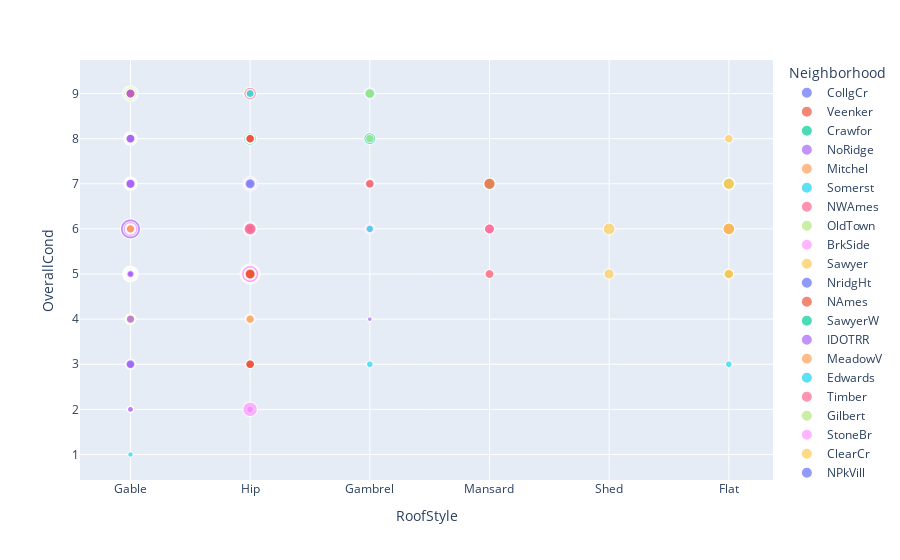

The notebook cell this image was saved under:
### Code cell
px.scatter(df,x = 'RoofStyle',y='OverallCond',color='Neighborhood', size='SalePrice')

### Figure 1 — Plotly figure (JSON) as saved in the notebook; plotly's stock layout.template omitted (floating-point values rounded to 4 significant figures; data arrays with more than 128 entries replaced by an {"elided": "..."} marker saying what was removed)
{"data": [{"hovertemplate": "Neighborhood=CollgCr<br>RoofStyle=%{x}<br>OverallCond=%{y}<br>SalePrice=%{marker.size}<extra></extra>", "legendgroup": "CollgCr", "marker": {"color": "#636efa", "size": {"elided": "149 int values"}, "sizemode": "area", "sizeref": 1888.0, "symbol": "circle"}, "mode": "markers", "name": "CollgCr", "showlegend": true, "type": "scattergl", "x": {"elided": "149 str values"}, "xaxis": "x", "y": {"elided": "149 int values"}, "yaxis": "y"}, {"hovertemplate": "Neighborhood=Veenker<br>RoofStyle=%{x}<br>OverallCond=%{y}<br>SalePrice=%{marker.size}<extra></extra>", "legendgroup": "Veenker", "marker": {"color": "#EF553B", "size": [181500, 385000, 162500, 324000, 245500, 165000, 270000, 187000, 218000, 194000, 294000], "sizemode": "area", "sizeref": 1888.0, "symbol": "circle"}, "mode": "markers", "name": "Veenker", "showlegend": true, "type": "scattergl", "x": ["Gable", "Gable", "Gable", "Gable", "Gable", "Gable", "Hip", "Hip", "Gable", "Gable", "Gable"], "xaxis": "x", "y": [8, 5, 6, 5, 5, 6, 5, 7, 8, 7, 7], "yaxis": "y"}, {"hovertemplate": "Neighborhood=Crawfor<br>RoofStyle=%{x}<br>OverallCond=%{y}<br>SalePrice=%{marker.size}<extra></extra>", "legendgroup": "Crawfor", "marker": {"color": "#00cc96", "size": [140000, 163500, 217000, 259500, 200100, 315000, 311500, 235000, 158500, 157000, 177000, 239000, 90350, 188700, 289000, 96500, 234000, 217500, 359100, 149000, 137500, 257500, 222000, 164000, 189950, 250000, 145000, 145000, 160000, 165000, 119750, 220000, 219500, 174500, 230000, 224000, 239000, 154900, 392500, 138887, 230000, 381000, 139000, 177500, 335000, 177000, 275000, 223000, 191000, 266500], "sizemode": "area", "sizeref": 1888.0, "symbol": "circle"}, "mode": "markers", "name": "Crawfor", "showlegend": true, "type": "scattergl", "x": ["Gable", "Gable", "Hip", "Gambrel", "Gable", "Hip", "Gable", "Hip", "Gable", "Hip", "Gable", "Hip", "Gable", "Hip", "Gable", "Gable", "Gambrel", "Gable", "Gable", "Gable", "Gable", "Hip", "Hip", "Gable", "Gable", "Gable", "Gable", "Gable", "Gable", "Hip", "Gable", "Gable", "Gable", "Gable", "Gable", "Hip", "Gable", "Gable", "Hip", "Gable", "Gable", "Gable", "Gable", "Gable", "Gable", "Gable", "Hip", "Gable", "Gable", "Gable"], "xaxis": "x", "y": [5, 7, 5, 8, 6, 8, 9, 5, 8, 5, 7, 6, 6, 7, 8, 5, 9, 6, 6, 6, 5, 7, 9, 5, 8, 7, 6, 6, 7, 7, 7, 7, 6, 7, 7, 7, 8, 6, 5, 5, 7, 9, 6, 7, 8, 6, 5, 5, 7, 9], "yaxis": "y"}, {"hovertemplate": "Neighborhood=NoRidge<br>RoofStyle=%{x}<br>OverallCond=%{y}<br>SalePrice=%{marker.size}<extra></extra>", "legendgroup": "NoRidge", "marker": {"color": "#ab63fa", "size": [250000, 260000, 290000, 403000, 290000, 260000, 280000, 258000, 315000, 430000, 265000, 315750, 248000, 268000, 350000, 402000, 221000, 755000, 341000, 260400, 290000, 337000, 269790, 336000, 348000, 310000, 248000, 325000, 625000, 285000, 745000, 262000, 301500, 290000, 302000, 333168, 190000, 410000, 466500, 340000, 271000], "sizemode": "area", "sizeref": 1888.0, "symbol": "circle"}, "mode": "markers", "name": "NoRidge", "showlegend": true, "type": "scattergl", "x": ["Gable", "Hip", "Gable", "Gable", "Gable", "Gable", "Gable", "Hip", "Gable", "Hip", "Gable", "Gable", "Gable", "Gable", "Hip", "Hip", "Gable", "Gable", "Hip", "Hip", "Gable", "Gable", "Gable", "Hip", "Gable", "Gable", "Gable", "Gable", "Hip", "Hip", "Hip", "Gable", "Hip", "Hip", "Gable", "Gable", "Gable", "Hip", "Hip", "Gable", "Gable"], "xaxis": "x", "y": [5, 5, 5, 5, 7, 5, 5, 5, 5, 5, 5, 5, 5, 5, 6, 7, 5, 6, 5, 5, 5, 5, 5, 5, 5, 7, 6, 5, 5, 5, 5, 5, 5, 5, 5, 5, 5, 5, 5, 5, 5], "yaxis": "y"}, {"hovertemplate": "Neighborhood=Mitchel<br>RoofStyle=%{x}<br>OverallCond=%{y}<br>SalePrice=%{marker.size}<extra></extra>", "legendgroup": "Mitchel", "marker": {"color": "#FFA15A", "size": [143000, 239686, 129500, 153500, 171000, 173000, 171500, 124500, 201000, 142500, 156000, 215000, 206300, 113000, 188000, 164000, 134000, 129500, 170000, 138000, 147000, 160000, 162000, 135000, 165500, 146800, 271000, 132250, 131000, 150900, 143000, 172000, 126000, 240000, 115000, 93500, 196000, 171000, 119500, 168000, 165000, 169900, 130000, 139000, 130500, 112000, 160000, 157900, 84500], "sizemode": "area", "sizeref": 1888.0, "symbol": "circle"}, "mode": "markers", "name": "Mitchel", "showlegend": true, "type": "scattergl", "x": ["Gable", "Gable", "Gable", "Hip", "Gable", "Gable", "Gable", "Gable", "Gable", "Gable", "Gable", "Gable", "Gable", "Hip", "Gable", "Hip", "Gable", "Gable", "Gable", "Gable", "Gable", "Gable", "Hip", "Gable", "Gable", "Gable", "Hip", "Gable", "Gable", "Gable", "Gable", "Gable", "Gable", "Hip", "Hip", "Gable", "Gable", "Gable", "Gable", "Gable", "Hip", "Gable", "Gable", "Mansard", "Gable", "Gable", "Gable", "Gable", "Gable"], "xaxis": "x", "y": [5, 5, 6, 5, 5, 5, 6, 7, 5, 6, 6, 5, 5, 5, 5, 5, 5, 7, 5, 8, 5, 7, 5, 5, 6, 5, 5, 5, 5, 5, 4, 4, 5, 5, 4, 5, 5, 6, 5, 4, 5, 5, 6, 5, 9, 5, 5, 7, 5], "yaxis": "y"}, {"hovertemplate": "Neighborhood=Somerst<br>RoofStyle=%{x}<br>OverallCond=%{y}<br>SalePrice=%{marker.size}<extra></extra>", "legendgroup": "Somerst", "marker": {"color": "#19d3f3", "size": [307000, 249700, 172500, 245000, 164500, 250000, 176000, 254900, 177000, 311872, 252678, 262500, 207500, 266000, 185000, 244600, 164700, 239000, 270000, 340000, 187750, 241000, 339750, 222000, 210000, 263435, 226700, 208300, 176000, 263000, 146000, 151000, 168500, 226000, 370878, 423000, 227875, 148800, 196000, 172500, 179400, 215200, 264132, 225000, 227680, 232600, 147400, 151000, 250580, 303477, 328900, 255000, 173733, 320000, 253000, 155000, 165000, 197000, 232000, 252000, 197000, 160000, 235128, 171900, 174000, 290000, 229456, 214000, 248328, 186500, 183900, 232000, 208900, 147000, 227000, 177500, 144152, 216000, 250000, 282922, 310000, 287090, 185000], "sizemode": "area", "sizeref": 1888.0, "symbol": "circle"}, "mode": "markers", "name": "Somerst", "showlegend": true, "type": "scattergl", "x": ["Gable", "Gable", "Gable", "Gable", "Gable", "Hip", "Gable", "Gable", "Gable", "Hip", "Gable", "Gable", "Gable", "Gable", "Gable", "Gable", "Gable", "Hip", "Gable", "Gable", "Gable", "Gable", "Gable", "Gable", "Gable", "Gable", "Gable", "Gable", "Gable", "Gable", "Gable", "Gable", "Gable", "Gable", "Gable", "Gable", "Gable", "Gable", "Gable", "Gable", "Gable", "Gable", "Gable", "Gable", "Gable", "Gable", "Gable", "Gable", "Gable", "Gable", "Gable", "Gable", "Gable", "Hip", "Gable", "Hip", "Gable", "Gable", "Gable", "Gable", "Gable", "Gable", "Gable", "Gable", "Gable", "Hip", "Gable", "Gable", "Hip", "Gable", "Hip", "Gable", "Gable", "Gable", "Hip", "Gable", "Gable", "Gable", "Gable", "Gable", "Gable", "Gable", "Gable"], "xaxis": "x", "y": [5, 5, 5, 5, 5, 5, 5, 5, 5, 5, 5, 5, 5, 5, 5, 5, 5, 5, 5, 5, 5, 5, 5, 5, 5, 5, 5, 5, 5, 5, 5, 5, 5, 5, 5, 5, 6, 5, 5, 5, 5, 5, 5, 5, 5, 5, 5, 5, 5, 5, 5, 5, 5, 5, 5, 5, 5, 5, 5, 5, 5, 5, 5, 5, 5, 5, 5, 5, 6, 5, 5, 5, 5, 5, 5, 5, 5, 5, 5, 5, 5, 5, 5], "yaxis": "y"}, {"hovertemplate": "Neighborhood=NWAmes<br>RoofStyle=%{x}<br>OverallCond=%{y}<br>SalePrice=%{marker.size}<extra></extra>", "legendgroup": "NWAmes", "marker": {"color": "#FF6692", "size": [200000, 205000, 190000, 181000, 174000, 190000, 179900, 241500, 175500, 235000, 175000, 260000, 187500, 202500, 190000, 215000, 175500, 190000, 175000, 158000, 213250, 229000, 148000, 240000, 165150, 82500, 152000, 197900, 140000, 165000, 157000, 299800, 196500, 161500, 181000, 152000, 250000, 207500, 175000, 176000, 197500, 272000, 195000, 185000, 136905, 227000, 173000, 278000, 180000, 154000, 145000, 157000, 205000, 197500, 185000, 153500, 170000, 178000, 185750, 162000, 197900, 143000, 162900, 167900, 135000, 262500, 170000, 250000, 215000, 179900, 182900, 197000, 210000], "sizemode": "area", "sizeref": 1888.0, "symbol": "circle"}, "mode": "markers", "name": "NWAmes", "showlegend": true, "type": "scattergl", "x": ["Gable", "Gable", "Hip", "Gable", "Hip", "Gable", "Gable", "Gable", "Gable", "Gable", "Mansard", "Gable", "Gable", "Gable", "Gable", "Gable", "Hip", "Mansard", "Gable", "Gable", "Hip", "Gable", "Gable", "Gable", "Gable", "Hip", "Mansard", "Gable", "Hip", "Hip", "Gable", "Hip", "Gable", "Gable", "Hip", "Gable", "Gable", "Gable", "Gable", "Gable", "Hip", "Gable", "Gable", "Hip", "Gable", "Gable", "Hip", "Hip", "Gable", "Gable", "Gable", "Gable", "Hip", "Gable", "Hip", "Gable", "Gable", "Hip", "Hip", "Gable", "Gable", "Hip", "Gable", "Gable", "Gable", "Hip", "Gable", "Gable", "Gable", "Gable", "Gable", "Hip", "Gable"], "xaxis": "x", "y": [6, 7, 6, 5, 6, 5, 6, 5, 6, 7, 6, 7, 5, 7, 5, 7, 6, 6, 6, 6, 5, 5, 6, 7, 5, 5, 5, 7, 5, 5, 6, 9, 5, 5, 6, 5, 7, 6, 6, 5, 7, 7, 6, 6, 6, 6, 8, 5, 5, 6, 7, 5, 6, 7, 6, 6, 6, 7, 7, 6, 5, 5, 5, 5, 5, 7, 6, 5, 6, 6, 7, 6, 6], "yaxis": "y"}, {"hovertemplate": "Neighborhood=OldTown<br>RoofStyle=%{x}<br>OverallCond=%{y}<br>SalePrice=%{marker.size}<extra></extra>", "legendgroup": "OldTown", "marker": {"color": "#B6E880", "size": [129900, 113000, 140000, 80000, 107400, 110000, 133900, 100000, 115000, 87000, 125000, 103200, 152000, 128500, 100000, 200000, 475000, 135000, 104000, 112000, 110000, 107000, 110500, 79000, 137000, 97000, 130000, 73000, 295000, 119900, 178000, 126175, 105900, 109000, 115000, 135000, 79900, 116000, 120000, 110000, 98000, 161000, 89471, 155000, 160000, 91300, 124500, 161000, 106250, 125000, 112500, 131500, 325000, 114504, 124000, 144000, 93000, 87000, 109500, 108480, 140000, 159500, 163000, 132000, 265979, 96500, 128000, 139000, 107900, 106000, 93000, 153500, 157500, 153900, 66500, 124900, 37900, 117000, 168000, 86000, 85000, 87000, 90000, 110500, 170000, 117000, 140000, 117500, 116900, 143000, 115000, 120000, 95000, 125000, 144000, 129500, 122000, 107500, 147000, 256000, 52500, 108500, 122000, 105000, 157000, 136000, 163000, 105000, 125500, 122500, 119000, 64500, 149700], "sizemode": "area", "sizeref": 1888.0, "symbol": "circle"}, "mode": "markers", "name": "OldTown", "showlegend": true, "type": "scattergl", "x": ["Gable", "Gable", "Gable", "Gable", "Gambrel", "Gable", "Hip", "Mansard", "Gable", "Gable", "Gable", "Gable", "Gable", "Gable", "Gable", "Gable", "Gable", "Gable", "Gable", "Gable", "Gable", "Gable", "Gable", "Gable", "Gable", "Gable", "Gable", "Gable", "Gable", "Gable", "Gable", "Gable", "Gable", "Gable", "Gable", "Gable", "Gable", "Gable", "Gable", "Hip", "Gable", "Hip", "Hip", "Gable", "Gable", "Gable", "Hip", "Gambrel", "Gable", "Gable", "Hip", "Gable", "Gable", "Gable", "Gable", "Gable", "Gable", "Gable", "Gable", "Gable", "Gable", "Gable", "Gable", "Gable", "Mansard", "Gable", "Gable", "Gable", "Gable", "Hip", "Gable", "Gable", "Gable", "Gable", "Gable", "Hip", "Gable", "Hip", "Gable", "Gable", "Hip", "Gable", "Gable", "Gable", "Gable", "Gable", "Gable", "Gable", "Gable", "Hip", "Gable", "Hip", "Gable", "Gambrel", "Gable", "Gable", "Hip", "Gable", "Gable", "Gable", "Gable", "Hip", "Gable", "Gable", "Hip", "Gable", "Gable", "Gable", "Gable", "Gable", "Gable", "Gable", "Gable"], "xaxis": "x", "y": [5, 5, 6, 6, 6, 6, 6, 7, 5, 7, 5, 6, 7, 6, 6, 5, 9, 7, 6, 6, 7, 4, 9, 4, 8, 5, 7, 5, 9, 7, 7, 8, 8, 6, 6, 8, 7, 8, 7, 8, 5, 7, 7, 8, 4, 8, 5, 9, 7, 7, 6, 5, 9, 7, 6, 5, 4, 2, 8, 6, 9, 8, 7, 7, 7, 7, 6, 6, 7, 5, 4, 6, 8, 8, 6, 6, 6, 8, 9, 6, 4, 5, 5, 6, 8, 7, 5, 4, 7, 9, 8, 6, 5, 8, 6, 5, 4, 4, 7, 7, 4, 4, 5, 6, 7, 7, 7, 4, 7, 6, 7, 6, 7], "yaxis": "y"}, {"hovertemplate": "Neighborhood=BrkSide<br>RoofStyle=%{x}<br>OverallCond=%{y}<br>SalePrice=%{marker.size}<extra></extra>", "legendgroup": "BrkSide", "marker": {"color": "#FF97FF", "size": [118000, 132000, 68500, 114500, 127000, 105000, 115000, 127000, 76500, 205000, 153575, 214500, 140200, 145000, 100000, 119000, 162900, 110000, 184000, 159000, 128000, 39300, 210000, 113000, 133000, 130000, 79500, 60000, 141500, 89000, 52000, 129000, 100000, 223500, 109500, 88000, 79900, 116500, 167500, 85500, 121600, 128000, 102000, 144000, 149000, 117000, 80500, 127500, 180500, 132500, 72500, 82500, 134900, 131000, 137500, 120000, 207000, 121000], "sizemode": "area", "sizeref": 1888.0, "symbol": "circle"}, "mode": "markers", "name": "BrkSide", "showlegend": true, "type": "scattergl", "x": ["Gable", "Gable", "Gable", "Gable", "Gable", "Gable", "Gable", "Gable", "Gable", "Gable", "Gable", "Gable", "Gable", "Gable", "Gable", "Gable", "Gable", "Gable", "Gable", "Gable", "Gable", "Gable", "Gable", "Gable", "Gable", "Gable", "Gable", "Gable", "Gable", "Gable", "Gable", "Gable", "Gable", "Gable", "Gable", "Gable", "Gable", "Gable", "Gable", "Gable", "Gable", "Gable", "Gable", "Gable", "Gable", "Gable", "Gable", "Gable", "Gambrel", "Gable", "Hip", "Hip", "Gable", "Gable", "Gable", "Gable", "Gambrel", "Gable"], "xaxis": "x", "y": [6, 8, 6, 6, 5, 7, 4, 8, 2, 7, 7, 6, 5, 5, 5, 7, 7, 4, 6, 7, 8, 3, 7, 6, 7, 7, 6, 3, 6, 7, 6, 5, 5, 6, 6, 7, 5, 7, 8, 7, 7, 6, 5, 5, 6, 8, 5, 6, 6, 6, 6, 7, 9, 6, 8, 7, 7, 6], "yaxis": "y"}, {"hovertemplate": "Neighborhood=Sawyer<br>RoofStyle=%{x}<br>OverallCond=%{y}<br>SalePrice=%{marker.size}<extra></extra>", "legendgroup": "Sawyer", "marker": {"color": "#FECB52", "size": [129500, 144000, 90000, 154000, 149350, 127000, 136500, 139000, 180000, 125000, 172500, 143900, 125000, 151000, 122000, 108000, 150000, 149500, 62383, 132500, 132500, 130000, 158000, 121500, 164500, 137000, 118500, 135000, 168000, 128500, 138500, 109900, 130500, 131400, 108000, 142000, 175000, 158900, 134900, 142500, 143500, 128000, 171000, 170000, 127000, 131500, 129000, 148000, 172500, 154500, 165000, 135000, 125500, 132000, 139000, 135000, 155000, 133000, 130000, 140000, 94000, 80000, 129000, 108959, 158000, 148000, 145000, 125000, 112000, 134000, 190000, 137000, 112000, 129000], "sizemode": "area", "sizeref": 1888.0, "symbol": "circle"}, "mode": "markers", "name": "Sawyer", "showlegend": true, "type": "scattergl", "x": ["Hip", "Hip", "Gable", "Gable", "Gable", "Gable", "Hip", "Gable", "Gable", "Gable", "Gable", "Gable", "Gable", "Gable", "Gable", "Gable", "Gable", "Hip", "Gable", "Hip", "Gable", "Hip", "Hip", "Hip", "Gable", "Hip", "Gable", "Gable", "Gable", "Hip", "Gable", "Gable", "Gable", "Hip", "Gable", "Hip", "Gable", "Hip", "Hip", "Hip", "Gable", "Gable", "Gable", "Hip", "Gable", "Hip", "Gable", "Gable", "Hip", "Hip", "Gable", "Gable", "Gable", "Hip", "Gable", "Gable", "Gable", "Gable", "Gable", "Gable", "Gable", "Gable", "Gable", "Gable", "Gable", "Gable", "Gable", "Gable", "Gable", "Hip", "Shed", "Hip", "Gable", "Gable"], "xaxis": "x", "y": [5, 6, 5, 8, 6, 7, 5, 5, 6, 5, 5, 5, 5, 7, 5, 8, 4, 7, 5, 6, 7, 7, 5, 6, 6, 6, 5, 6, 6, 5, 8, 7, 8, 6, 5, 8, 6, 5, 5, 5, 5, 7, 5, 4, 8, 4, 5, 7, 5, 8, 5, 7, 6, 5, 6, 5, 4, 5, 7, 6, 8, 3, 5, 4, 7, 5, 9, 5, 5, 5, 5, 6, 7, 5], "yaxis": "y"}, {"hovertemplate": "Neighborhood=NridgHt<br>RoofStyle=%{x}<br>OverallCond=%{y}<br>SalePrice=%{marker.size}<extra></extra>", "legendgroup": "NridgHt", "marker": {"color": "#636efa", "size": [345000, 325300, 256300, 306000, 277500, 309000, 319900, 202500, 317000, 372402, 412500, 220000, 325624, 274900, 386250, 318000, 415298, 207500, 360000, 342643, 354000, 284000, 207000, 266000, 154000, 437154, 318061, 426000, 280000, 555000, 250000, 440000, 380000, 326000, 374000, 202665, 402861, 446261, 255500, 284000, 214000, 253293, 451950, 275000, 314813, 209500, 274000, 194700, 254000, 275500, 395000, 485000, 582933, 224000, 385000, 350000, 611657, 285000, 173000, 395192, 337500, 196000, 185850, 335000, 280000, 318000, 230000, 233170, 367294, 175500, 171750, 281000, 325000, 202500, 315000, 394617], "sizemode": "area", "sizeref": 1888.0, "symbol": "circle"}, "mode": "markers", "name": "NridgHt", "showlegend": true, "type": "scattergl", "x": ["Hip", "Gable", "Gable", "Gable", "Hip", "Gable", "Hip", "Gable", "Gable", "Hip", "Gable", "Gable", "Gable", "Hip", "Hip", "Hip", "Gable", "Gable", "Gable", "Gable", "Gable", "Gable", "Gable", "Hip", "Gable", "Hip", "Hip", "Gable", "Gable", "Hip", "Gable", "Gable", "Hip", "Hip", "Hip", "Gable", "Hip", "Hip", "Gable", "Gable", "Gable", "Hip", "Gable", "Gable", "Hip", "Gable", "Hip", "Gable", "Hip", "Gable", "Hip", "Hip", "Hip", "Gable", "Hip", "Hip", "Hip", "Hip", "Gable", "Hip", "Hip", "Gable", "Gable", "Gable", "Gable", "Hip", "Gable", "Gable", "Hip", "Gable", "Gable", "Gable", "Hip", "Gable", "Hip", "Hip"], "xaxis": "x", "y": [5, 5, 5, 5, 5, 5, 5, 5, 5, 5, 5, 5, 5, 5, 5, 5, 5, 5, 5, 5, 5, 5, 5, 5, 5, 5, 5, 5, 5, 5, 5, 5, 5, 5, 5, 5, 5, 5, 5, 5, 5, 5, 5, 5, 5, 5, 5, 5, 5, 5, 5, 5, 5, 5, 5, 5, 5, 5, 5, 5, 5, 5, 5, 5, 5, 5, 5, 5, 5, 5, 5, 5, 5, 5, 5, 5], "yaxis": "y"}, {"hovertemplate": "Neighborhood=NAmes<br>RoofStyle=%{x}<br>OverallCond=%{y}<br>SalePrice=%{marker.size}<extra></extra>", "legendgroup": "NAmes", "marker": {"color": "#EF553B", "size": {"elided": "225 int values"}, "sizemode": "area", "sizeref": 1888.0, "symbol": "circle"}, "mode": "markers", "name": "NAmes", "showlegend": true, "type": "scattergl", "x": {"elided": "225 str values"}, "xaxis": "x", "y": {"elided": "225 int values"}, "yaxis": "y"}, {"hovertemplate": "Neighborhood=SawyerW<br>RoofStyle=%{x}<br>OverallCond=%{y}<br>SalePrice=%{marker.size}<extra></extra>", "legendgroup": "SawyerW", "marker": {"color": "#00cc96", "size": [159000, 144000, 158000, 178000, 118964, 320000, 153900, 141000, 153337, 277000, 194500, 120000, 205000, 173000, 228500, 179200, 225000, 301000, 82000, 125000, 76000, 228000, 275000, 187000, 215000, 316600, 220000, 193500, 143000, 179000, 144000, 175900, 233000, 171000, 189000, 213000, 152000, 236000, 118858, 142953, 238000, 201000, 193000, 119900, 99500, 262280, 147000, 179900, 239500, 180000, 271900, 107000, 189000, 142500, 179200, 155000, 215000, 257000], "sizemode": "area", "sizeref": 1888.0, "symbol": "circle"}, "mode": "markers", "name": "SawyerW", "showlegend": true, "type": "scattergl", "x": ["Gable", "Gable", "Gable", "Gable", "Gable", "Hip", "Gable", "Gable", "Gable", "Gable", "Gable", "Gable", "Gable", "Gable", "Gable", "Gable", "Gable", "Gable", "Gable", "Gable", "Gable", "Gable", "Gable", "Gable", "Gable", "Gable", "Gable", "Gable", "Gable", "Gable", "Gable", "Gable", "Gable", "Gable", "Gable", "Gable", "Hip", "Gable", "Gable", "Gable", "Gable", "Gable", "Gable", "Gable", "Gable", "Hip", "Gable", "Hip", "Gable", "Gable", "Hip", "Gable", "Gable", "Gable", "Gable", "Gable", "Gable", "Gable"], "xaxis": "x", "y": [5, 7, 5, 5, 5, 5, 5, 5, 5, 5, 7, 6, 5, 5, 6, 5, 5, 5, 4, 5, 3, 5, 5, 5, 5, 8, 5, 5, 5, 5, 5, 5, 5, 6, 5, 5, 5, 5, 5, 5, 5, 5, 5, 5, 5, 5, 6, 5, 5, 5, 7, 4, 5, 5, 5, 5, 5, 5], "yaxis": "y"}, {"hovertemplate": "Neighborhood=IDOTRR<br>RoofStyle=%{x}<br>OverallCond=%{y}<br>SalePrice=%{marker.size}<extra></extra>", "legendgroup": "IDOTRR", "marker": {"color": "#ab63fa", "size": [139400, 40000, 110000, 101000, 85000, 169500, 115000, 100000, 84500, 120500, 152000, 89500, 87000, 78000, 147000, 67000, 119500, 34900, 108000, 141000, 135000, 55000, 102776, 103000, 109900, 55993, 106500, 35311, 91000, 81000, 127000, 118400, 120500, 68400, 55000, 125500, 125500], "sizemode": "area", "sizeref": 1888.0, "symbol": "circle"}, "mode": "markers", "name": "IDOTRR", "showlegend": true, "type": "scattergl", "x": ["Gable", "Gambrel", "Gable", "Gable", "Hip", "Gable", "Gable", "Gable", "Gable", "Gable", "Gable", "Gable", "Gable", "Gable", "Hip", "Gable", "Gable", "Gable", "Gable", "Gable", "Gable", "Hip", "Gable", "Gable", "Gable", "Hip", "Gable", "Gable", "Hip", "Gable", "Gable", "Gable", "Gable", "Gable", "Gable", "Gable", "Gable"], "xaxis": "x", "y": [7, 4, 5, 7, 2, 4, 7, 5, 8, 6, 5, 7, 6, 5, 7, 2, 6, 5, 6, 6, 7, 5, 7, 5, 7, 5, 6, 3, 4, 4, 7, 5, 8, 4, 4, 6, 8], "yaxis": "y"}, {"hovertemplate": "Neighborhood=MeadowV<br>RoofStyle=%{x}<br>OverallCond=%{y}<br>SalePrice=%{marker.size}<extra></extra>", "legendgroup": "MeadowV", "marker": {"color": "#FFA15A", "size": [129900, 91000, 85000, 134000, 81000, 86000, 115000, 75500, 84500, 75000, 88000, 97000, 80000, 151400, 83500, 127000, 92000], "sizemode": "area", "sizeref": 1888.0, "symbol": "circle"}, "mode": "markers", "name": "MeadowV", "showlegend": true, "type": "scattergl", "x": ["Gable", "Gable", "Gable", "Gable", "Gable", "Gable", "Gable", "Gable", "Gable", "Gable", "Gable", "Gable", "Gable", "Gable", "Gable", "Gable", "Gable"], "xaxis": "x", "y": [7, 5, 3, 5, 7, 8, 6, 6, 6, 5, 4, 6, 4, 4, 5, 6, 7], "yaxis": "y"}, {"hovertemplate": "Neighborhood=Edwards<br>RoofStyle=%{x}<br>OverallCond=%{y}<br>SalePrice=%{marker.size}<extra></extra>", "legendgroup": "Edwards", "marker": {"color": "#19d3f3", "size": [82000, 94750, 83000, 136900, 155000, 130000, 79000, 127500, 243000, 120000, 130000, 140000, 98000, 186000, 113000, 148000, 131000, 82500, 95000, 198500, 61000, 81000, 125000, 119000, 129000, 60000, 126000, 110000, 118000, 127500, 148000, 140000, 184750, 86000, 107500, 108000, 108000, 185000, 118500, 225000, 67000, 85000, 155000, 108000, 167000, 137500, 103600, 123500, 135000, 320000, 179000, 98000, 102000, 107000, 116000, 130500, 157000, 135500, 135000, 145900, 150000, 127500, 110000, 125000, 82000, 100000, 176000, 84000, 139600, 84900, 144500, 91500, 159500, 137500, 112000, 118000, 80000, 149900, 235000, 93000, 104900, 113000, 165400, 99900, 177000, 115000, 140000, 160000, 130000, 119000, 111000, 79000, 100000, 117000, 58500, 105000, 274970, 112000, 145000, 147500], "sizemode": "area", "sizeref": 1888.0, "symbol": "circle"}, "mode": "markers", "name": "Edwards", "showlegend": true, "type": "scattergl", "x": ["Gable", "Hip", "Gable", "Gable", "Gable", "Gable", "Gable", "Gable", "Gable", "Hip", "Gable", "Gable", "Gable", "Gable", "Gable", "Hip", "Gable", "Gable", "Gable", "Gable", "Gable", "Gambrel", "Hip", "Gable", "Gable", "Gable", "Gable", "Gable", "Gable", "Hip", "Gable", "Hip", "Hip", "Gable", "Gable", "Gable", "Gable", "Gable", "Gable", "Gable", "Gable", "Gable", "Hip", "Gable", "Hip", "Gable", "Gambrel", "Gable", "Gable", "Hip", "Gable", "Gable", "Gable", "Gable", "Gable", "Gable", "Gable", "Gable", "Gable", "Gable", "Gable", "Flat", "Gable", "Gable", "Flat", "Hip", "Gable", "Gable", "Hip", "Gable", "Hip", "Gable", "Hip", "Gable", "Gable", "Hip", "Gable", "Gable", "Hip", "Gable", "Gable", "Hip", "Gable", "Gable", "Gable", "Hip", "Gable", "Hip", "Gable", "Hip", "Hip", "Gable", "Gable", "Gable", "Gable", "Gable", "Flat", "Gable", "Gable", "Gable"], "xaxis": "x", "y": [5, 5, 5, 4, 5, 5, 5, 7, 7, 6, 5, 5, 6, 5, 4, 7, 4, 5, 6, 5, 1, 3, 6, 8, 6, 3, 6, 8, 4, 5, 5, 7, 5, 7, 7, 5, 6, 7, 5, 8, 3, 7, 5, 5, 7, 5, 6, 7, 6, 5, 5, 3, 5, 5, 7, 6, 5, 7, 6, 7, 3, 5, 5, 5, 3, 5, 5, 3, 5, 7, 6, 3, 6, 5, 3, 9, 4, 4, 7, 5, 7, 6, 5, 8, 7, 7, 5, 5, 5, 6, 5, 6, 6, 5, 3, 5, 7, 7, 5, 6], "yaxis": "y"}, {"hovertemplate": "Neighborhood=Timber<br>RoofStyle=%{x}<br>OverallCond=%{y}<br>SalePrice=%{marker.size}<extra></extra>", "legendgroup": "Timber", "marker": {"color": "#FF6692", "size": [170000, 220000, 269500, 228000, 184000, 375000, 228950, 202900, 175000, 204000, 175000, 315000, 224500, 369900, 305000, 335000, 176000, 312500, 187500, 248900, 187500, 201000, 137500, 270000, 214900, 287000, 293077, 315500, 250000, 186700, 265900, 378500, 180000, 283463, 239000, 281213, 160000], "sizemode": "area", "sizeref": 1888.0, "symbol": "circle"}, "mode": "markers", "name": "Timber", "showlegend": true, "type": "scattergl", "x": ["Gable", "Gable", "Gable", "Hip", "Gable", "Hip", "Gable", "Gable", "Gable", "Hip", "Gable", "Hip", "Gable", "Hip", "Hip", "Hip", "Gable", "Hip", "Gable", "Gable", "Gable", "Gable", "Gable", "Hip", "Gable", "Hip", "Gable", "Hip", "Gable", "Hip", "Hip", "Hip", "Hip", "Gable", "Gable", "Hip", "Gable"], "xaxis": "x", "y": [6, 5, 5, 6, 5, 5, 6, 5, 5, 5, 5, 5, 5, 5, 5, 5, 6, 5, 5, 5, 5, 5, 6, 5, 5, 6, 5, 5, 5, 4, 5, 5, 5, 5, 5, 5, 5], "yaxis": "y"}, {"hovertemplate": "Neighborhood=Gilbert<br>RoofStyle=%{x}<br>OverallCond=%{y}<br>SalePrice=%{marker.size}<extra></extra>", "legendgroup": "Gilbert", "marker": {"color": "#B6E880", "size": [177000, 185000, 168500, 174000, 185000, 180000, 244000, 222500, 320000, 183500, 180500, 200000, 230000, 185000, 141000, 165600, 188500, 192000, 173000, 172400, 179000, 168000, 145000, 181134, 181000, 199900, 172785, 178000, 179665, 175000, 170000, 183200, 230500, 179540, 239900, 236000, 162000, 176000, 194500, 225000, 174000, 169000, 178000, 180000, 240000, 174000, 169990, 222000, 214000, 178900, 160000, 176485, 178000, 187500, 274725, 181000, 188000, 184100, 163900, 259000, 215000, 169000, 173000, 189000, 176000, 219210, 164000, 184000, 190000, 181000, 225000, 176500, 156932, 377500, 193000, 192140, 186500, 175000], "sizemode": "area", "sizeref": 1888.0, "symbol": "circle"}, "mode": "markers", "name": "Gilbert", "showlegend": true, "type": "scattergl", "x": ["Gable", "Gable", "Gable", "Gable", "Gable", "Gable", "Gable", "Gable", "Gable", "Gable", "Gable", "Gable", "Gable", "Gable", "Gable", "Gable", "Gable", "Gable", "Gable", "Gable", "Gable", "Gable", "Hip", "Gable", "Gable", "Gable", "Gable", "Gable", "Gable", "Gable", "Gable", "Gable", "Gable", "Hip", "Gable", "Gable", "Gable", "Gable", "Gable", "Gable", "Gable", "Gable", "Gable", "Gable", "Hip", "Gable", "Gable", "Gable", "Gable", "Gable", "Gable", "Gable", "Gable", "Gable", "Gable", "Gable", "Gable", "Hip", "Gable", "Hip", "Gable", "Gable", "Gable", "Gable", "Gable", "Gable", "Gable", "Gable", "Gable", "Gable", "Gable", "Hip", "Gable", "Gable", "Gable", "Gable", "Gable", "Gable"], "xaxis": "x", "y": [6, 5, 5, 5, 8, 5, 5, 5, 5, 5, 5, 5, 5, 5, 5, 5, 5, 5, 6, 5, 5, 5, 5, 5, 5, 5, 5, 5, 5, 5, 5, 5, 5, 5, 5, 5, 5, 5, 5, 5, 5, 6, 5, 5, 5, 5, 5, 5, 5, 5, 5, 5, 7, 5, 5, 5, 5, 5, 5, 5, 5, 5, 5, 5, 5, 5, 7, 5, 5, 5, 5, 5, 5, 5, 5, 5, 5, 5], "yaxis": "y"}, {"hovertemplate": "Neighborhood=StoneBr<br>RoofStyle=%{x}<br>OverallCond=%{y}<br>SalePrice=%{marker.size}<extra></extra>", "legendgroup": "StoneBr", "marker": {"color": "#FF97FF", "size": [438780, 239000, 501837, 286000, 377426, 394432, 212000, 251000, 325000, 319000, 372500, 207500, 392000, 361919, 189000, 275000, 236500, 180000, 538000, 187500, 556581, 213500, 170000, 278000, 260000], "sizemode": "area", "sizeref": 1888.0, "symbol": "circle"}, "mode": "markers", "name": "StoneBr", "showlegend": true, "type": "scattergl", "x": ["Hip", "Gable", "Hip", "Gable", "Hip", "Hip", "Gable", "Gable", "Hip", "Gable", "Hip", "Gable", "Gable", "Hip", "Gable", "Gable", "Gable", "Gable", "Hip", "Gable", "Hip", "Gable", "Gable", "Gable", "Hip"], "xaxis": "x", "y": [5, 7, 5, 5, 5, 2, 5, 5, 5, 5, 5, 5, 6, 5, 5, 5, 5, 5, 5, 5, 5, 5, 5, 5, 5], "yaxis": "y"}, {"hovertemplate": "Neighborhood=ClearCr<br>RoofStyle=%{x}<br>OverallCond=%{y}<br>SalePrice=%{marker.size}<extra></extra>", "legendgroup": "ClearCr", "marker": {"color": "#FECB52", "size": [225000, 180000, 235000, 190000, 211000, 277000, 241500, 192000, 190000, 130000, 134432, 240000, 280000, 256000, 143000, 173000, 302000, 187500, 200000, 155000, 185000, 240000, 244400, 328000, 200500, 161500, 260000, 190000], "sizemode": "area", "sizeref": 1888.0, "symbol": "circle"}, "mode": "markers", "name": "ClearCr", "showlegend": true, "type": "scattergl", "x": ["Gable", "Flat", "Flat", "Hip", "Gable", "Gable", "Flat", "Hip", "Gable", "Hip", "Gable", "Gable", "Gable", "Flat", "Flat", "Gable", "Gable", "Gable", "Gable", "Gable", "Flat", "Gable", "Gable", "Gable", "Gable", "Gable", "Shed", "Gable"], "xaxis": "x", "y": [4, 5, 7, 5, 5, 7, 7, 5, 5, 4, 4, 5, 5, 6, 8, 5, 5, 8, 5, 7, 5, 8, 7, 5, 6, 5, 6, 5], "yaxis": "y"}, {"hovertemplate": "Neighborhood=NPkVill<br>RoofStyle=%{x}<br>OverallCond=%{y}<br>SalePrice=%{marker.size}<extra></extra>", "legendgroup": "NPkVill", "marker": {"color": "#636efa", "size": [128000, 148500, 147000, 140000, 148500, 155000, 146000, 127500, 143750], "sizemode": "area", "sizeref": 1888.0, "symbol": "circle"}, "mode": "markers", "name": "NPkVill", "showlegend": true, "type": "scattergl", "x": ["Gable", "Gable", "Gable", "Gable", "Gable", "Gable", "Gable", "Gable", "Gable"], "xaxis": "x", "y": [5, 6, 5, 6, 6, 6, 5, 5, 6], "yaxis": "y"}, {"hovertemplate": "Neighborhood=Blmngtn<br>RoofStyle=%{x}<br>OverallCond=%{y}<br>SalePrice=%{marker.size}<extra></extra>", "legendgroup": "Blmngtn", "marker": {"color": "#EF553B", "size": [167240, 192500, 192000, 172500, 178740, 234000, 194201, 264561, 160200, 215000, 159895, 181000, 213490, 191000, 174000, 246578, 175900], "sizemode": "area", "sizeref": 1888.0, "symbol": "circle"}, "mode": "markers", "name": "Blmngtn", "showlegend": true, "type": "scattergl", "x": ["Gable", "Gable", "Gable", "Gable", "Hip", "Gable", "Gable", "Hip", "Gable", "Gable", "Gable", "Gable", "Gable", "Gable", "Hip", "Hip", "Hip"], "xaxis": "x", "y": [5, 5, 5, 5, 5, 5, 5, 5, 5, 5, 5, 5, 5, 5, 5, 5, 5], "yaxis": "y"}, {"hovertemplate": "Neighborhood=BrDale<br>RoofStyle=%{x}<br>OverallCond=%{y}<br>SalePrice=%{marker.size}<extra></extra>", "legendgroup": "BrDale", "marker": {"color": "#00cc96", "size": [112000, 106000, 94500, 89500, 118000, 85400, 122500, 113000, 88000, 100000, 118000, 106000, 91500, 119500, 125000, 83000], "sizemode": "area", "sizeref": 1888.0, "symbol": "circle"}, "mode": "markers", "name": "BrDale", "showlegend": true, "type": "scattergl", "x": ["Gable", "Gable", "Gable", "Gable", "Gable", "Gable", "Gable", "Gable", "Gable", "Gable", "Gable", "Gable", "Gable", "Gable", "Gable", "Gable"], "xaxis": "x", "y": [5, 6, 5, 3, 8, 5, 5, 5, 5, 5, 7, 5, 5, 7, 6, 5], "yaxis": "y"}, {"hovertemplate": "Neighborhood=SWISU<br>RoofStyle=%{x}<br>OverallCond=%{y}<br>SalePrice=%{marker.size}<extra></extra>", "legendgroup": "SWISU", "marker": {"color": "#ab63fa", "size": [179500, 135900, 140000, 127000, 115000, 155000, 128000, 145000, 200000, 159434, 175000, 139500, 140000, 118500, 102000, 160000, 197000, 136500, 60000, 135000, 130000, 169000, 189000, 91000, 137450], "sizemode": "area", "sizeref": 1888.0, "symbol": "circle"}, "mode": "markers", "name": "SWISU", "showlegend": true, "type": "scattergl", "x": ["Gable", "Gable", "Gable", "Gable", "Gable", "Gable", "Gable", "Gable", "Hip", "Gable", "Gable", "Gable", "Gable", "Gable", "Gable", "Gable", "Gable", "Gable", "Gable", "Gable", "Gable", "Gable", "Gable", "Gable", "Gable"], "xaxis": "x", "y": [8, 6, 5, 6, 5, 9, 4, 7, 7, 5, 7, 7, 8, 5, 5, 8, 3, 5, 5, 3, 6, 7, 6, 5, 6], "yaxis": "y"}, {"hovertemplate": "Neighborhood=Blueste<br>RoofStyle=%{x}<br>OverallCond=%{y}<br>SalePrice=%{marker.size}<extra></extra>", "legendgroup": "Blueste", "marker": {"color": "#FFA15A", "size": [151000, 124000], "sizemode": "area", "sizeref": 1888.0, "symbol": "circle"}, "mode": "markers", "name": "Blueste", "showlegend": true, "type": "scattergl", "x": ["Gable", "Gable"], "xaxis": "x", "y": [6, 6], "yaxis": "y"}], "layout": {"legend": {"itemsizing": "constant", "title": {"text": "Neighborhood"}, "tracegroupgap": 0}, "margin": {"t": 60}, "xaxis": {"anchor": "y", "domain": [0, 1], "title": {"text": "RoofStyle"}}, "yaxis": {"anchor": "x", "domain": [0, 1], "title": {"text": "OverallCond"}}}}
